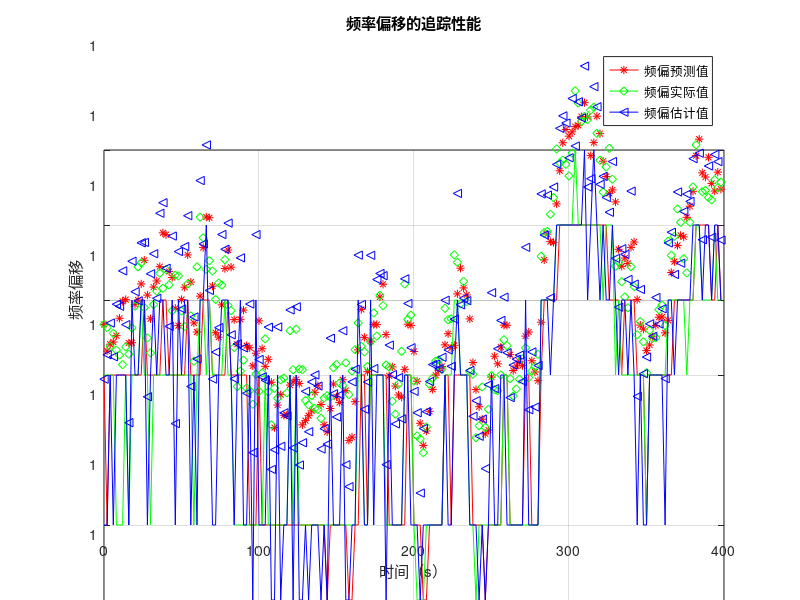
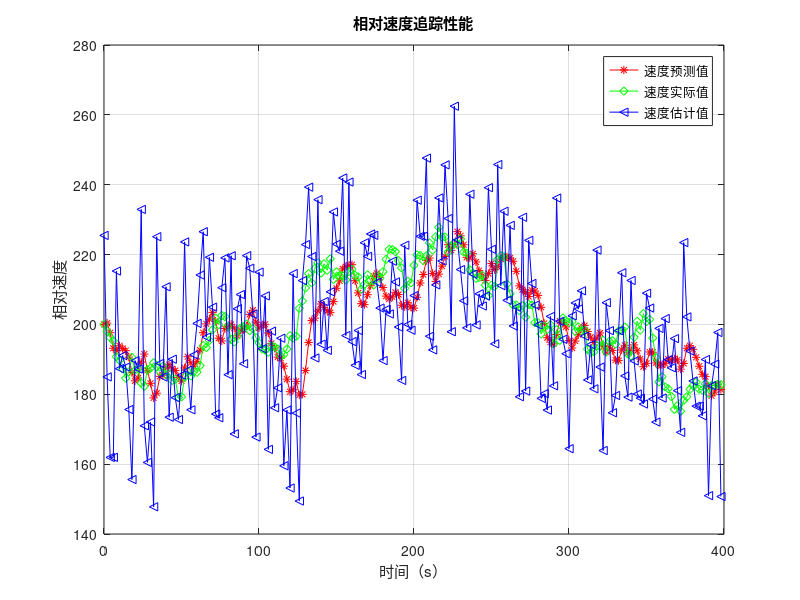

Write MATLAB code to recreate these figures, in order.
clear all;
A=[1 0;0 (1-2e-6)^(2/3600)];
Q=[9 0;0 (0.045e-6)^2];
C=[2*(0.1e-6)^2 0 0;0 2*(0.1e-6)^2 0;0 0 4*(10e-6)^2];
S=zeros(2,200);
shat=zeros(2,1);
s=zeros(2,1);
M=[9 0;0 (0.045e-6)^2];
K=zeros(2,3);
Mhat=zeros(2,2);
spre=zeros(2,200);shatpre=zeros(2,200);spre(1,1)=200;spre(2,1)=...
    1+20e-6;shatpre(1,1)=200;shatpre(2,1)=1+20e-6;
s=[200;1+20e-6];S(1,1)=200;S(2,1)=1+20e-6;shat=[200;1+20e-6];

%输出实际值
for j=2:1:200
    S(:,j)=A*S(:,j-1)+[3*randn;(0.045e-6)*randn];
end
S_=zeros(2,1);S_=A*S(:,200)+[3*randn;(0.045e-6)*randn];

%时间戳和频偏辅助值仿真
F=zeros(2,201);
for i=1:200
    F(1,i)=S(1,i)/(3e8)+(1/S(2,i)-1)+0.0000001*randn;
    F(2,i)=S(1,i)/(3e8)-(1/S(2,i)-1)+0.0000001*randn;
end
  F(1,201)=S_(1,1)/(3e8)+(1/S_(2,1)-1)+0.0000001*randn;
  F(2,201)=S_(1,1)/(3e8)-(1/S_(2,1)-1)+0.0000001*randn;
T=zeros(4,201);
T(1,1)=0;
for i=1:200
T(2,i)=S(2,i)*(T(1,i)+1e-3+(S(1,i)*(T(1,i)-T(1,1)))/(3e8-S(1,i))+...
    10e-6*randn);
T(3,i)=T(2,i)+0.2e-3;
T(4,i)=T(3,i)/S(2,i)+1e-3+(S(1,i)*(T(3,i)-T(2,1)))/(3e8*S(2,i))+...
    10e-6*randn;
T(1,i+1)=T(1,i)+2;
end
T(2,201)=S_(2,1)*(T(1,201)+1e-3+(S_(1,1)*(T(1,201)-T(1,1)))/(3e8...
    -S_(1,1))+10e-6*randn);
T(3,201)=T(2,201)+0.2e-3;
T(4,201)=T(3,201)/S_(2,1)+1e-3+(S_(1,1)*(T(3,201)-T(2,1)))/(3e8*...
    S_(2,1))+10e-6*randn;

%kalman 滤波
for i=2:1:200
    shat=A*s;
    Mhat=A*M*A'+Q;
    Pi=[2/(3e8) -2/(shat(2,1)^2);2/(3e8) 2/(shat(2,1)^2);(1/(3e8*...
        shat(2,1)))*(T(3,i)-T(3,i-1))+(shat(1,1)/(3e8-shat(1,1))^2)...
        *(T(1,i)-T(1,i-1)) (-1/(shat(2,1)^2))*(T(3,i)-T(2,i)-T(3,i-1)...
        +T(2,i-1))-(shat(1,1)/(3e8*(shat(2,1)^2)))*(T(3,i)-T(3,i-1))];
    K=Mhat*Pi'/(C+Pi*Mhat*Pi');
    x=[F(1,i-1)+F(1,i);F(2,i-1)+F(2,i);T(4,i)-T(1,i)-T(4,i-1)+T(1,i-1)];
    p=[2*shat(1,1)/3e8+2/shat(2,1)-2;2*shat(1,1)/3e8-2/shat(2,1)+...
        2;(1/shat(2,1))*(T(3,i)-T(2,i)-T(3,i-1)+T(2,i-1))+(shat(1,1)...
        /(3e8*shat(2,1)))*(T(3,i)-T(3,i-1))+(shat(1,1)/(3e8-shat(1,1)))...
        *(T(1,i)-T(1,i-1))];
    s=shat+K*(x-p);
    M=([1 0;0 1]-K*Pi)*Mhat;
    spre(1,i)=s(1,1);spre(2,i)=s(2,1);shatpre(1,i)=shat(1,1);
    shatpre(2,i)=shat(2,1);
end

%FI-DTML估计值仿真
N=200;
B=zeros(2*N,2);
thegema_f=0.04e-6;
for k=1:2:2*N-1
    B(k,1)=1;
    B(k,2)=1;
    B(k+1,1)=1;
    B(k+1,2)=-1;
end
f=zeros(2*N,1);
for i=1:2:2*N-1
    f(i,1)=F(1,(i+1)/2)+1;
    f(i+1)=F(2,(i+1)/2)-1;
end
guji=zeros(2,200);
for i=1:200
    theta=inv(B(1:2,:)'*B(1:2,:))*B(1:2,:)'*f(2*i-1:2*i,:);
    guji(1,i)=3e8*theta(1,1);
    guji(2,i)=1/theta(2,1);
end

%输出滤波前后对比图
   m=0:2:398;
   figure
   plot(m,spre(2,:),'r*-',m,S(2,:),'gd-',m,guji(2,:),'b<-');
   legend('频偏预测值','频偏实际值','频偏估计值')
   xlabel('时间（s）');ylabel('频率偏移');title('频率偏移的追踪性能')
   grid on
   figure
   plot(m,spre(1,:),'r*-',m,S(1,:),'gd-',m,guji(1,:),'b<-')
   legend('速度预测值','速度实际值','速度估计值')
   xlabel('时间（s）');ylabel('相对速度');title('相对速度追踪性能');
   grid on
